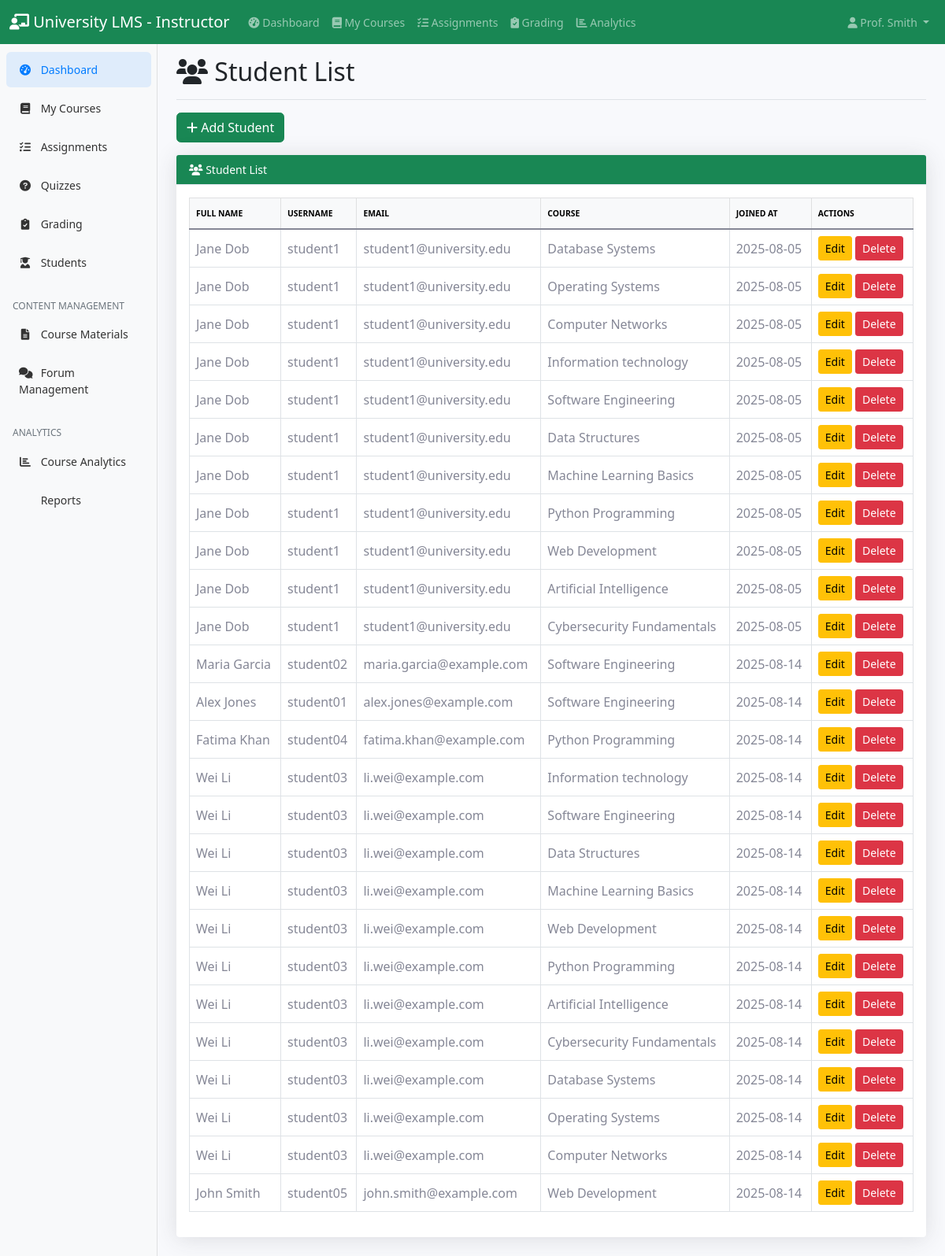
The app's page /instructor/students.php (signed in) with its own data.
### tables this page shows
CREATE TABLE `users` (
  `id` int(11) NOT NULL,
  `username` varchar(50) NOT NULL,
  `email` varchar(100) NOT NULL,
  `password` varchar(255) NOT NULL,
  `first_name` varchar(50) NOT NULL,
  `last_name` varchar(50) NOT NULL,
  `role` enum('student','instructor','admin') NOT NULL,
  `profile_image` varchar(255) DEFAULT NULL,
  `created_at` timestamp NOT NULL DEFAULT current_timestamp(),
  `updated_at` timestamp NOT NULL DEFAULT current_timestamp() ON UPDATE current_timestamp()
);

### instructor/students.php (the view, shortened to what this page needs)
<?php
$database = new Database();
$db = $database->getConnection();
include '../includes/instructor_sidebar.php';
$instructor_id = $_SESSION['user_id'];
$students_sql = "
SELECT DISTINCT u.id, u.username, u.email, u.first_name, u.last_name, u.profile_image, u.created_at, u.updated_at, c.title AS course_title
FROM enrollments e
JOIN users u ON e.student_id = u.id
JOIN courses c ON e.course_id = c.id
WHERE c.instructor_id = ? AND u.role = 'student'
ORDER BY u.last_name, u.first_name
";
$stmt = $db->prepare($students_sql);
$stmt->execute([$instructor_id]);
$students = $stmt->fetchAll(PDO::FETCH_ASSOC);
?>
<!DOCTYPE html>
<html lang="en">
<head>
    <!DOCTYPE html>
    <html lang="vi">
    <head>
        <link href="https://cdn.jsdelivr.net/npm/bootstrap@5.1.3/dist/css/bootstrap.min.css" rel="stylesheet">
        <link href="https://cdnjs.cloudflare.com/ajax/libs/font-awesome/6.0.0/css/all.min.css" rel="stylesheet">
        <link href="../assets/css/dashboard.css" rel="stylesheet">
    </head>
    <body>
        <?php include '../includes/instructor_navbar.php'; ?>
        <div class="container-fluid">
            <div class="row">
                <?php include '../includes/instructor_sidebar.php'; ?>
                <main class="col-md-9 ms-sm-auto col-lg-10 px-md-4">
                    <div class="d-flex justify-content-between flex-wrap flex-md-nowrap align-items-center pt-3 pb-2 mb-3 border-bottom">
                        <h1 class="h2">
                            <i class="fas fa-users"></i> Student List
                        </h1>
                    </div>
                    <div class="row mb-4">
                           <div class="col-12 mb-3">
                               <a href="add_student.php" class="btn btn-success"><i class="fas fa-plus"></i> Add Student</a>
                           </div>
                        <div class="col-12">
                            <div class="card shadow">
                                <div class="card-header bg-success text-white">
                                    <i class="fas fa-users"></i> Student List
                                </div>
                                <div class="card-body">
                                    <div class="table-responsive">
                                        <table class="table table-bordered align-middle">
                                            <thead class="table-light">
                                                <tr>
                                                    <th>Full Name</th>
                                                    <th>Username</th>
                                                    <th>Email</th>
                                                    <th>Course</th>
                                                    <th>Joined At</th>
                                                       <th>Actions</th>
                                                </tr>
                                            </thead>
                                            <tbody>
                                                <?php if (count($students) > 0): ?>
                                                    <?php foreach ($students as $student): ?>
                                                        <tr>
                                                            <td><?= htmlspecialchars($student['first_name'] . ' ' . $student['last_name']) ?></td>
                                                            <td><?= htmlspecialchars($student['username']) ?></td>
                                                            <td><?= htmlspecialchars($student['email']) ?></td>
                                                            <td><?= htmlspecialchars($student['course_title']) ?></td>
                                                            <td><?= htmlspecialchars(date('Y-m-d', strtotime($student['created_at']))) ?></td>
                                                               <td>
                                                                   <a href="edit_student.php?id=<?= $student['id'] ?>" class="btn btn-sm btn-warning">Edit</a>
                                                                   <a href="delete_student.php?id=<?= $student['id'] ?>&course_id=<?= isset($student['course_id']) ? $student['course_id'] : '' ?>&course_title=<?= urlencode($student['course_title']) ?>" class="btn btn-sm btn-danger" onclick="return confirm('Are you sure you want to remove this student from this course?');">Delete</a>
                                                               </td>
                                                        </tr>
                                                    <?php endforeach; ?>
                                                <?php else: ?>
                                                    <tr><td colspan="6" class="text-center"><div class="alert alert-warning d-flex align-items-center justify-content-center mb-0" role="alert"><i class="fas fa-info-circle me-2"></i> No students found.</div></td></tr>
                                                <?php endif; ?>
                                            </tbody>
                                        </table>
                                    </div>
                                </div>
                            </div>
                        </div>
                    </div>
                </main>
            </div>
        </div>
    </body>
    </html>

### assets/css/dashboard.css (style rules this page uses)
body { font-size: .875rem; background-color: #f8f9fc; }
.card { box-shadow: 0 0.15rem 1.75rem 0 rgba(58, 59, 69, 0.15) !important; border: none; }
.card-header { background-color: #f8f9fc; border-bottom: 1px solid #e3e6f0; }
.btn { border-radius: 0.35rem; font-weight: 400; }
.btn-sm { padding: 0.25rem 0.5rem; font-size: 0.875rem; border-radius: 0.2rem; }
.table { color: #858796; }
.table th { border-top: none; font-weight: 600; text-transform: uppercase; font-size: 0.65rem; padding-top: 0.75rem; padding-bottom: 0.75rem; }
.shadow { box-shadow: 0 0.15rem 1.75rem 0 rgba(58, 59, 69, 0.15) !important; }

### records on screen
users: first_name+last_name "Jane Dob", username "student1", email "student1@university.edu", course_title "Database Systems", created_at "2025-08-05", course_title "Operating Systems", course_title "Computer Networks", course_title "Information technology", course_title "Software Engineering", course_title "Data Structures", course_title "Machine Learning Basics", course_title "Python Programming", course_title "Web Development", course_title "Artificial Intelligence", course_title "Cybersecurity Fundamentals"
users: first_name+last_name "Maria Garcia", username "student02", email "maria.garcia@example.com", course_title "Software Engineering", created_at "2025-08-14"
users: first_name+last_name "Alex Jones", username "student01", email "alex.jones@example.com", course_title "Software Engineering", created_at "2025-08-14"
users: first_name+last_name "Fatima Khan", username "student04", email "fatima.khan@example.com", course_title "Python Programming", created_at "2025-08-14"
users: first_name+last_name "Wei Li", username "student03", email "li.wei@example.com", course_title "Information technology", created_at "2025-08-14", course_title "Software Engineering", course_title "Data Structures", course_title "Machine Learning Basics", course_title "Web Development", course_title "Python Programming", course_title "Artificial Intelligence", course_title "Cybersecurity Fundamentals", course_title "Database Systems", course_title "Operating Systems", course_title "Computer Networks"
users: first_name+last_name "John Smith", username "student05", email "john.smith@example.com", course_title "Web Development", created_at "2025-08-14"

### other values on screen
$_SESSION['last_name'] "Smith"
